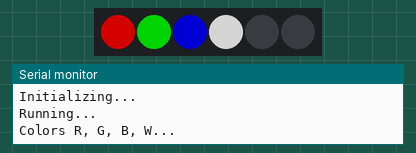
Recording of a sketch running on a simulated ESP32. Parts: 6 RGB LEDs in strip order, left to right, the last lines printed to the serial monitor. Dim RGB values are drawn brighter than linear.

Above: at 5.1 s.
At 10.1 s:
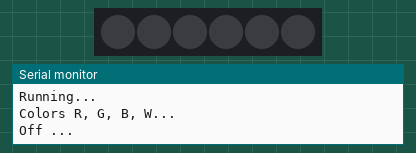
Timing chart, 0 to 126.5 s (numbered marks = the images above):
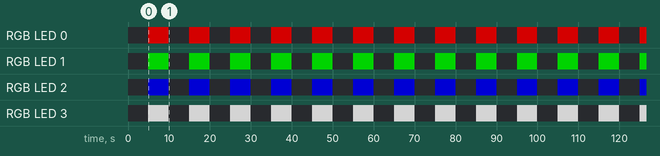

The sketch:

NeoPixelTest.ino
```cpp
// NeoPixelTest
// This example will cycle between showing four pixels as Red, Green, Blue, White
// and then showing those pixels as Black.
//
// Included but commented out are examples of configuring a NeoPixelBus for
// different color order including an extra white channel, different data speeds, and
// for Esp8266 different methods to send the data.
// NOTE: You will need to make sure to pick the one for your platform
//
//
// There is serial output of the current state so you can confirm and follow along
//

#include <NeoPixelBus.h>

const uint16_t PixelCount = 6; // this example assumes 4 pixels, making it smaller will cause a failure
const uint8_t PixelPin = GPIO_NUM_5;  // make sure to set this to the correct pin, ignored for Esp8266

#define colorSaturation 128

// three element pixels, in different order and speeds
NeoPixelBus<NeoGrbFeature, Neo800KbpsMethod> strip(PixelCount, PixelPin);
//NeoPixelBus<NeoRgbFeature, Neo400KbpsMethod> strip(PixelCount, PixelPin);

// For Esp8266, the Pin is omitted and it uses GPIO3 due to DMA hardware use.
// There are other Esp8266 alternative methods that provide more pin options, but also have
// other side effects.
//NeoPixelBus<NeoGrbFeature, Neo800KbpsMethod> strip(PixelCount);
//
// NeoEsp8266Uart800KbpsMethod uses GPI02 instead

// You can also use one of these for Esp8266,
// each having their own restrictions
//
// These two are the same as above as the DMA method is the default
// NOTE: These will ignore the PIN and use GPI03 pin
//NeoPixelBus<NeoGrbFeature, NeoEsp8266Dma800KbpsMethod> strip(PixelCount, PixelPin);
//NeoPixelBus<NeoRgbFeature, NeoEsp8266Dma400KbpsMethod> strip(PixelCount, PixelPin);

// Uart method is good for the Esp-01 or other pin restricted modules
// NOTE: These will ignore the PIN and use GPI02 pin
//NeoPixelBus<NeoGrbFeature, NeoEsp8266Uart800KbpsMethod> strip(PixelCount, PixelPin);
//NeoPixelBus<NeoRgbFeature, NeoEsp8266Uart400KbpsMethod> strip(PixelCount, PixelPin);

// The bitbang method is really only good if you are not using WiFi features of the ESP
// It works with all but pin 16
//NeoPixelBus<NeoGrbFeature, NeoEsp8266BitBang800KbpsMethod> strip(PixelCount, PixelPin);
//NeoPixelBus<NeoRgbFeature, NeoEsp8266BitBang400KbpsMethod> strip(PixelCount, PixelPin);

// four element pixels, RGBW
//NeoPixelBus<NeoRgbwFeature, Neo800KbpsMethod> strip(PixelCount, PixelPin);

RgbColor red(colorSaturation, 0, 0);
RgbColor green(0, colorSaturation, 0);
RgbColor blue(0, 0, colorSaturation);
RgbColor white(colorSaturation);
RgbColor black(0);

HslColor hslRed(red);
HslColor hslGreen(green);
HslColor hslBlue(blue);
HslColor hslWhite(white);
HslColor hslBlack(black);


void setup()
{
    Serial.begin(115200);
    while (!Serial); // wait for serial attach

    Serial.println();
    Serial.println("Initializing...");
    Serial.flush();

    // this resets all the neopixels to an off state
    strip.Begin();
    strip.Show();


    Serial.println();
    Serial.println("Running...");
}


void loop()
{
    delay(5000);

    Serial.println("Colors R, G, B, W...");

    // set the colors,
    // if they don't match in order, you need to use NeoGrbFeature feature
    strip.SetPixelColor(0, red);
    strip.SetPixelColor(1, green);
    strip.SetPixelColor(2, blue);
    strip.SetPixelColor(3, white);
    // the following line demonstrates rgbw color support
    // if the NeoPixels are rgbw types the following line will compile
    // if the NeoPixels are anything else, the following line will give an error
    //strip.SetPixelColor(3, RgbwColor(colorSaturation));
    strip.Show();


    delay(5000);

    Serial.println("Off ...");

    // turn off the pixels
    strip.SetPixelColor(0, black);
    strip.SetPixelColor(1, black);
    strip.SetPixelColor(2, black);
    strip.SetPixelColor(3, black);
    strip.Show();

    delay(5000);

    Serial.println("HSL Colors R, G, B, W...");

    // set the colors,
    // if they don't match in order, you may need to use NeoGrbFeature feature
    strip.SetPixelColor(0, hslRed);
    strip.SetPixelColor(1, hslGreen);
    strip.SetPixelColor(2, hslBlue);
    strip.SetPixelColor(3, hslWhite);
    strip.Show();


    delay(5000);

    Serial.println("Off again...");

    // turn off the pixels
    strip.SetPixelColor(0, hslBlack);
    strip.SetPixelColor(1, hslBlack);
    strip.SetPixelColor(2, hslBlack);
    strip.SetPixelColor(3, hslBlack);
    strip.Show();

}
```

Measured:
- by itself, RGB LED 0: alternates RGB(128, 0, 0) for 5.0 s and off for 5.0 s
- by itself, RGB LED 1: alternates RGB(0, 128, 0) for 5.0 s and off for 5.0 s
- by itself, RGB LED 2: alternates RGB(0, 0, 128) for 5.0 s and off for 5.0 s
- by itself, RGB LED 3: alternates RGB(128, 128, 128) for 5.0 s and off for 5.0 s
- what the display in image 0 shows lasts 5.0 s, from 5.0 s to 10.0 s
